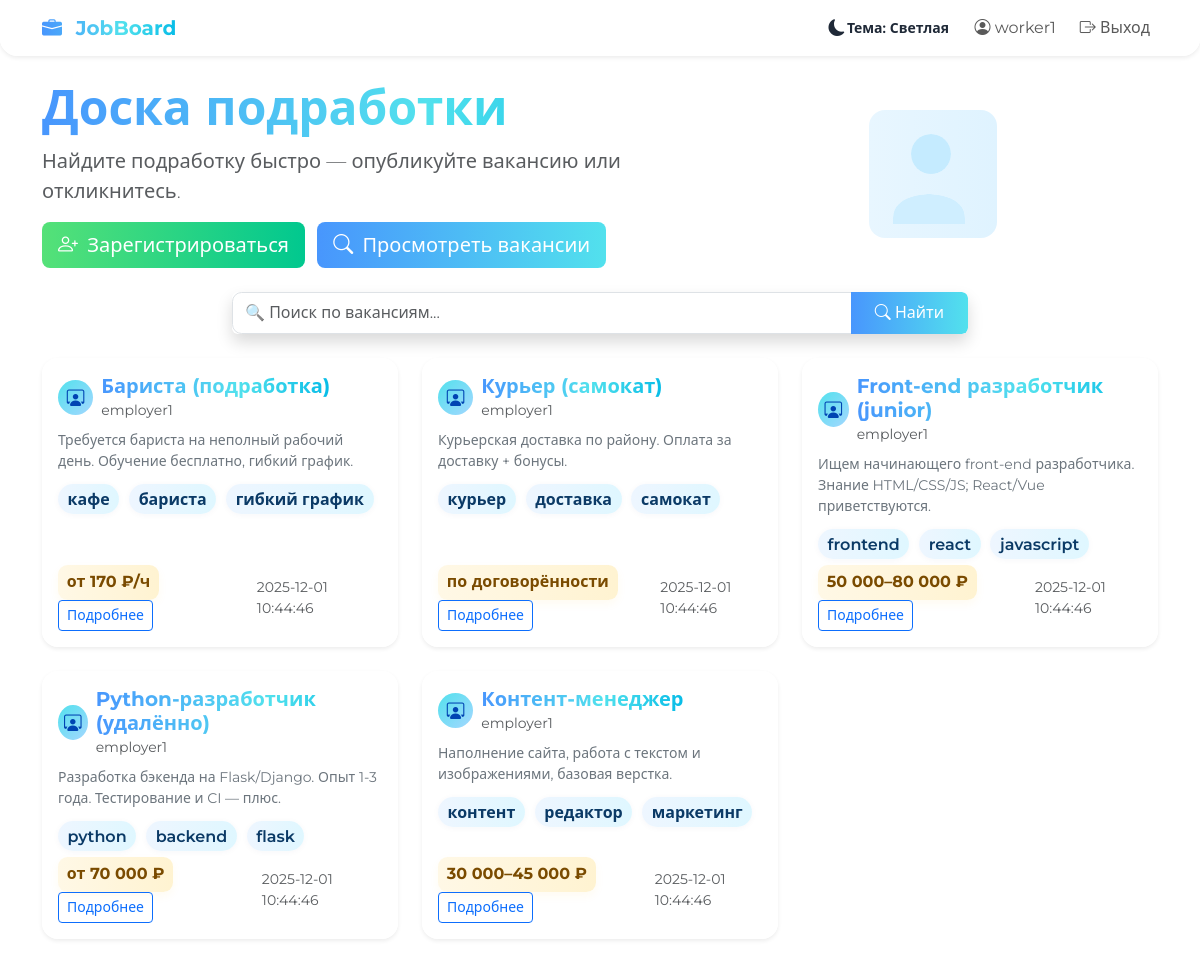
/ (signed in), run on the app's committed database.
### tables this page shows
CREATE TABLE users (
    id INTEGER PRIMARY KEY AUTOINCREMENT,
    username TEXT UNIQUE NOT NULL,
    password TEXT NOT NULL,
    is_employer INTEGER DEFAULT 0,
    email TEXT,
    avatar TEXT,
    about TEXT
);

CREATE TABLE jobs (
    id INTEGER PRIMARY KEY AUTOINCREMENT,
    author_id INTEGER,
    title TEXT NOT NULL,
    description TEXT NOT NULL,
    tags TEXT,
    salary TEXT,
    created TIMESTAMP DEFAULT CURRENT_TIMESTAMP,
    FOREIGN KEY (author_id) REFERENCES users(id)
);

### app.py (the view)
@app.route('/')
def index():
    q = request.args.get('q', '').strip()
    if q:
        like = f'%{q}%'
        jobs = query_db(
            "SELECT jobs.*, users.username as author FROM jobs LEFT JOIN users ON jobs.author_id = users.id "
            "WHERE jobs.title LIKE ? OR jobs.description LIKE ? ORDER BY jobs.created DESC",
            (like, like)
        )
    else:
        jobs = query_db(
            "SELECT jobs.*, users.username as author FROM jobs LEFT JOIN users ON jobs.author_id = users.id ORDER BY jobs.created DESC"
        )
    return render_template('index.html', jobs=jobs, search=q)

### app.py (called while the page is built)
def get_db():
    db = getattr(g, '_database', None)
    if db is None:
        db = g._database = sqlite3.connect(app.config['DATABASE'])
        db.row_factory = sqlite3.Row
    return db

@app.teardown_appcontext
def close_connection(exception):
    db = getattr(g, '_database', None)
    if db is not None:
        db.close()

def query_db(query, args=(), one=False):
    cur = get_db().execute(query, args)
    rv = cur.fetchall()
    cur.close()
    return (rv[0] if rv else None) if one else rv

def current_user():
    if 'user_id' in session:
        return query_db('SELECT * FROM users WHERE id = ?', (session['user_id'],), one=True)
    return None

@app.context_processor
def inject_user():
    return {'user': current_user()}

### templates/index.html (shortened to what this page needs)
{% extends 'base.html' %}
{% block content %}
<div class="row align-items-center mb-4">
  <div class="col-lg-7">
    <h1 class="display-5 fw-bold text-gradient">Доска подработки</h1>
    <p class="lead text-muted">Найдите подработку быстро — опубликуйте вакансию или откликнитесь.</p>
    <div class="mt-3">
      {% if user and user['is_employer'] %}
        <a href="{{ url_for('add_job') }}" class="btn btn-success btn-lg me-2"><i class="bi bi-plus me-1"></i> Опубликовать вакансию</a>
      {% else %}
        <a href="{{ url_for('register') }}" class="btn btn-success btn-lg me-2"><i class="bi bi-person-plus me-1"></i> Зарегистрироваться</a>
      {% endif %}
      <a href="#jobs" class="btn btn-primary btn-lg"><i class="bi bi-search me-1"></i> Просмотреть вакансии</a>
    </div>
  </div>
  <div class="col-lg-5 text-center d-none d-lg-block">
    <img src="{{ url_for('static', filename='avatar-default.svg') }}" alt="hero" class="img-fluid" style="max-width:320px;">
  </div>
</div>
<div class="row mb-4 justify-content-center">
  <div class="col-lg-8">
    <form class="input-group shadow rounded overflow-hidden" method="get" autocomplete="off">
      <input name="q" value="{{ search }}" type="search" class="form-control py-2" placeholder="🔍 Поиск по вакансиям...">
      <button class="btn btn-primary px-4" type="submit"><i class="bi bi-search"></i> Найти</button>
    </form>
  </div>
</div>
{% if jobs %}
<div class="row g-4">
  {% for job in jobs %}
  <div class="col-md-6 col-lg-4">
    <div class="card shadow-sm bg-glass h-100 animate__animated animate__fadeInUp">
      <div class="card-body d-flex flex-column">
        <div class="d-flex align-items-center mb-2">
          <div class="code-circle me-2"><i class="bi bi-person-workspace"></i></div>
          <div>
            <h5 class="mb-0 fw-bold text-gradient">{{ job['title'] }}</h5>
            <small class="text-muted">{{ job['author'] or 'Аноним' }}</small>
          </div>
        </div>
        <p class="card-text text-secondary mb-3 small">{{ job['description'][:140] ~ ('...' if job['description']|length > 140 else '') }}</p>
        {% if job['tags'] %}
          <div class="mb-2">
            {% for t in job['tags'].split(',') %}
              <span class="badge-job">{{ t.strip() }}</span>
            {% endfor %}
          </div>
        {% endif %}
        <div class="mt-auto d-flex justify-content-between align-items-center">
          <div>
            {% if job['salary'] %}<span class="salary-pill me-2">{{ job['salary'] }}</span>{% endif %}
            <a href="{{ url_for('job_detail', job_id=job['id']) }}" class="btn btn-outline-primary btn-sm">Подробнее</a>
          </div>
          <div class="text-muted small">{{ job['created'] }}</div>
        </div>
      </div>
    </div>
  </div>
  {% endfor %}
</div>
{% else %}
  <div class="alert alert-secondary text-center mt-5 bg-glass">Пока вакансий нет — добавьте первую!</div>
{% endif %}
{% endblock %}

### templates/base.html (shortened to what this page needs)
<!DOCTYPE html>
<html lang="ru">
<head>
    <link href="https://cdn.jsdelivr.net/npm/bootstrap@5.3.2/dist/css/bootstrap.min.css" rel="stylesheet">
    <link href="https://cdn.jsdelivr.net/npm/bootstrap-icons@1.11.1/font/bootstrap-icons.css" rel="stylesheet">
    <link href="https://cdnjs.cloudflare.com/ajax/libs/animate.css/4.1.1/animate.min.css" rel="stylesheet">
    <link href="{{ url_for('static', filename='style.css') }}" rel="stylesheet">
</head>
<body class="gradient-bg">
<nav class="navbar navbar-expand-lg bg-glass shadow-sm mb-4">
    <div class="container">
        <a class="navbar-brand fw-bold text-gradient" href="{{ url_for('index') }}"><i class="bi bi-briefcase-fill me-2"></i> JobBoard</a>
        <div class="collapse navbar-collapse" id="navMenu">
            <ul class="navbar-nav ms-auto align-items-center">
                <li class="nav-item me-2 d-flex align-items-center">
                    <button id="theme-toggle" class="btn theme-toggle-btn d-flex align-items-center" title="Переключить тему" aria-label="Toggle theme">
                        <i id="theme-toggle-icon" class="bi bi-moon-fill me-2"></i>
                        <span id="theme-toggle-label" class="small">Тема: Светлая</span>
                    </button>
                </li>
                {% if user %}
                    <li class="nav-item me-2"><a class="nav-link" href="{{ url_for('profile', username=user['username']) }}"><i class="bi bi-person-circle"></i> {{ user['username'] }}</a></li>
                    <li class="nav-item"><a class="nav-link" href="{{ url_for('logout') }}"><i class="bi bi-box-arrow-right"></i> Выход</a></li>
                {% else %}
                    <li class="nav-item"><a class="nav-link" href="{{ url_for('login') }}"><i class="bi bi-box-arrow-in-right"></i> Вход</a></li>
                    <li class="nav-item"><a class="nav-link" href="{{ url_for('register') }}"><i class="bi bi-person-plus"></i> Регистрация</a></li>
                {% endif %}
            </ul>
        </div>
    </div>
</nav>
<div class="container pb-5">
    {% block content %}{% endblock %}
</div>
</body>
</html>

### static/style.css (style rules this page uses)
:root { --bg-gradient-1: #438cff; --bg-gradient-2: #37bbff; --bg-gradient-3: #e0f4ff; --text-default: #1f2937; --glass-bg: rgba(255,255,255,0.96); --card-radius: 1.1rem; --card-shadow: 0 2px 28px rgba(86,132,255,0.14); --primary-1: #4896fd; --primary-2: #52e1ed; --accent: #07bce7; --success-1: #55e178; --success-2: #01c88f; }
body { font-family: 'Montserrat', 'Segoe UI', Arial, sans-serif; background: linear-gradient(120deg,var(--bg-gradient-1) 0%, var(--bg-gradient-2) 60%, var(--bg-gradient-3) 100%); min-height: 100vh; color: var(--text-default); }
.gradient-bg { background: none !important; }
.bg-glass { background: var(--glass-bg) !important; border-radius: var(--card-radius); box-shadow: var(--card-shadow); backdrop-filter: blur(4px); }
.navbar { border-radius: 0 0 1.1rem 1.1rem; margin-bottom: 1.5rem; }
.card { border: none; border-radius: 1rem; }
.code-circle { width: 2.2rem; height: 2.2rem; border-radius: 50%; display:flex;align-items:center;justify-content:center; background: linear-gradient(135deg,var(--primary-2),#a4d7ff); color:#0044b3;font-size:1.1rem; }
.text-gradient { background: linear-gradient(90deg,var(--primary-1),var(--primary-2) 60%,var(--accent) 100%); -webkit-background-clip: text; background-clip: text; color: transparent; font-weight: 700; }
input.form-control, textarea.form-control { border-radius: .6rem; }
.btn-primary { background: linear-gradient(90deg,var(--primary-1),var(--primary-2)); border: none; }
.btn-success { background: linear-gradient(90deg,var(--success-1),var(--success-2)); border: none; }
.badge-job { background: linear-gradient(90deg,#eef6ff,#dff7ff); color: #0b3a66; border-radius: 999px; padding: .35rem .6rem; font-weight: 600; box-shadow: 0 1px 6px rgba(5,45,90,0.04); margin-right: .35rem; }
.salary-pill { display:inline-block; background: linear-gradient(90deg,#fff8e6,#fff3d1); color:#7a4b00; padding:.35rem .55rem; border-radius: .6rem; font-weight:700; box-shadow: 0 4px 10px rgba(250,180,20,0.06); }
.card { transition: transform .22s ease, box-shadow .22s ease; }
.badge-job { transition: transform .18s ease, box-shadow .18s ease, opacity .18s ease; cursor:default; }
.code-circle { transition: transform .18s ease, box-shadow .18s ease; }
.theme-toggle-btn { border: none; background: transparent; color: inherit; }
.theme-toggle-btn .bi { font-size: 1.05rem; vertical-align: middle; }
.theme-toggle-btn { padding: .25rem .6rem; border-radius: .6rem; background: rgba(255,255,255,0.04); }
#theme-toggle-icon { transition: transform .35s ease; display:inline-block; }
.theme-toggle-btn .small { font-weight:600; margin-left: .1rem; }

### data on the page
users: username "worker1"
jobs: username "employer1", description "Требуется бариста на неполный рабочий день. Обучение бесплатно, гибкий график.", strip "кафе" "бариста" "гибкий график", salary "от 170 ₽/ч", created "2025-12-01 10:44:46"
jobs: username "employer1", description "Курьерская доставка по району. Оплата за доставку + бонусы.", strip "курьер" "доставка" "самокат", salary "по договорённости", created "2025-12-01 10:44:46"
jobs: username "employer1", description "Ищем начинающего front-end разработчика. Знание HTML/CSS/JS; React/Vue приветствуются.", strip "frontend" "react" "javascript", salary "50 000–80 000 ₽", created "2025-12-01 10:44:46"
jobs: username "employer1", description "Разработка бэкенда на Flask/Django. Опыт 1-3 года. Тестирование и CI — плюс.", strip "python" "backend" "flask", salary "от 70 000 ₽", created "2025-12-01 10:44:46"
jobs: username "employer1", description "Наполнение сайта, работа с текстом и изображениями, базовая верстка.", strip "контент" "редактор" "маркетинг", salary "30 000–45 000 ₽", created "2025-12-01 10:44:46"
